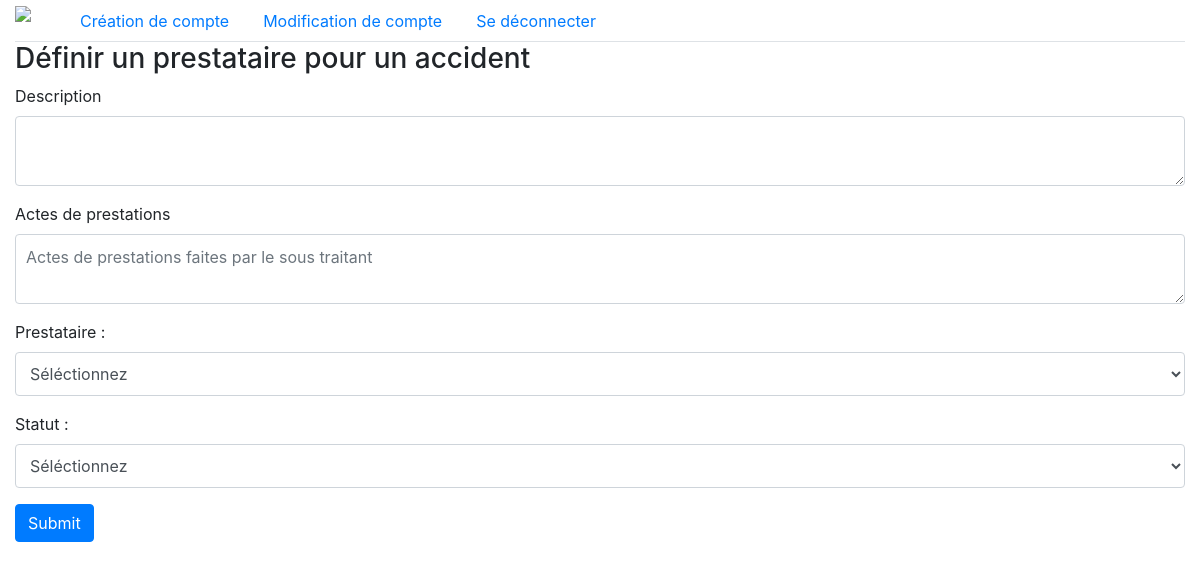
Before: /vues/accident.php?id=1 (signed in) with the older database file.
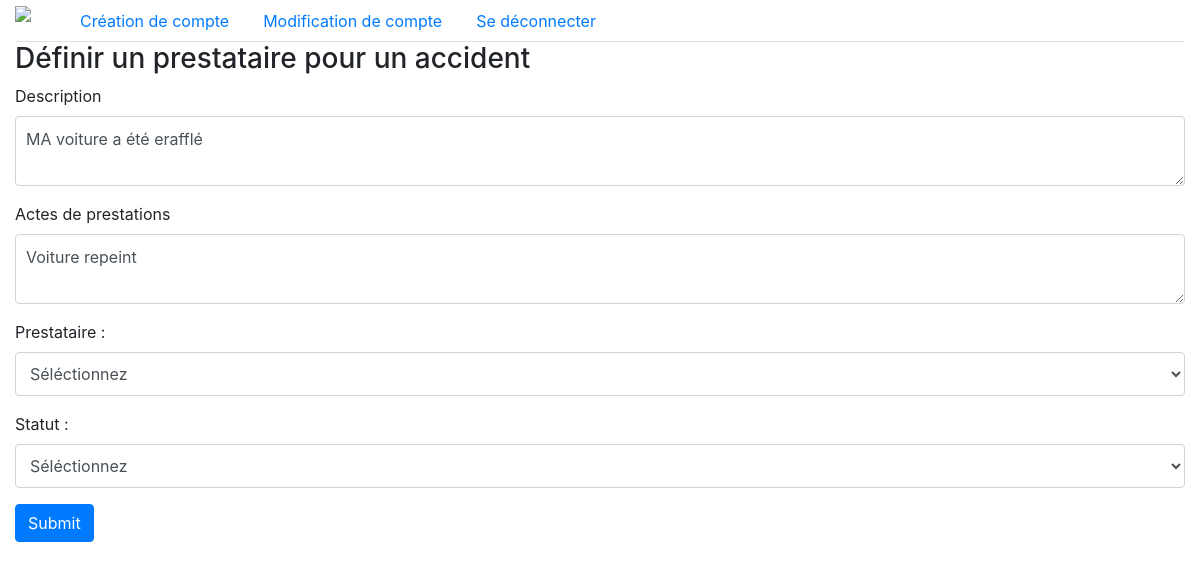
After: the same page with the newer database file.
### tables this page shows
CREATE TABLE `incident` (
  `id` int(11) NOT NULL,
  `id_bien` int(11) NOT NULL,
  `id_user` int(11) NOT NULL,
  `id_prestataire` int(11) DEFAULT NULL,
  `description` text NOT NULL,
  `acte_de_prestation` text,
  `id_status` int(11) NOT NULL
);

### vues/accident.php (the view, shortened to what this page needs)
<?php
require('../db/header.php');
require('../db/nav.php');
$user = $_SESSION['id'];
$id= $_GET['id'];
if($user == "1" ){
  $sql="SELECT * FROM contrat WHERE id_biens ='$id'";
  $req = $db->prepare($sql);
  $req->execute();
  $contrat = $req->fetchAll(PDO::FETCH_ASSOC);
  $id_user = $contrat[0]['id_user'];
  $id_assureur = $contrat[0]['id_assureur'];
  $id_bien = $contrat[0]['id_biens'];
  ?>
<div class="container-fluid">
  <h3> Déclarer un accident </h3>
  <form method="post" action="../controller/declarerIncident.php">
    <input name="user" type="hidden" value=<?php echo $id_user?>>
    <input name="bien" type="hidden" value=<?php echo $id_bien?>>
    <input name="assureur" type="hidden" value=<?php echo $id_assureur?>>
    <div class="form-group">
      <label for="exampleInputEmail1">Description</label>
      <textarea type="text" class="form-control" name="description" placeholder="Description de l'incident" required></textarea>
    </div>
    <label for="constat"> Joindre Constat à l'amiable:</label>
    <input type ="file" name="constat" id="constat"/>
    <br/>
    <a href ="constat-amiable-auto.pdf" target="_blank"> Télécharger le constat à l'amiable </a>
    <br/>
    <button type="submit" class="btn btn-primary">Submit</button>
  </form>
  <?php
}elseif($user == "2" ){
  $sql="SELECT * FROM bien,incident WHERE incident.id ='$id' AND incident.id_bien = bien.id ";
  $req = $db->prepare($sql);
  $req->execute();
  $contrat = $req->fetchAll(PDO::FETCH_ASSOC);
    $description = $contrat[0]['description'];
    $acte_prestation = $contrat[0]['acte_de_prestation'];
?>
<div class="container-fluid">
  <h3> Définir un prestataire pour un accident </h3>
  <form method="post" action="../controller/declarerIncident.php">
    <div class="form-group">
      <label for="exampleInputEmail1">Description</label>
      <textarea type="text" class="form-control" name="description" value=<?php echo $description?> placeholder="Description de l'incident" required><?php echo $description?> </textarea>
    </div>
    <div class="form-group">
      <label for="exampleInputEmail1">Actes de prestations</label>
      <textarea type="text" class="form-control" name="prestations_faites" placeholder="Actes de prestations faites par le sous traitant" required><?php echo $acte_prestation?></textarea>
    </div>
    <div class="form-group">
      <label>Prestataire :</label>
             <select name="prestataire" class="form-control" style="width: 100%;"required>
               <option selected value=''>S&#233;l&#233;ctionnez</option>
             </select>
    </div>
    <div class="form-group">
      <label>Statut :</label>
             <select name="status" class="form-control" style="width: 100%;"required>
               <option selected value=''>S&#233;l&#233;ctionnez</option>
             </select>
    </div>
    <button type="submit" class="btn btn-primary">Submit</button>
  </form>
</div>
<?php } else{
  header('Location: ../vues/index.php');
  exit();
}
require('../db/footer.php');
?>

### db/header.php (shortened to what this page needs)
<!DOCTYPE html>
<html lang="fr">
<head>
  <link href="../css/bootstrap.min.css" rel="stylesheet">
  <link href="../css/style.css" rel="stylesheet">
</head>

### db/nav.php (shortened to what this page needs)
<body>
  <?php
$user = $_SESSION['user'];
if($user == "1" ){
?>
  <div class="container-fluid">
    <nav>
      <ul class="nav nav-tabs">
        <li>
          <img class="navbar-brand" src="../img/axa.png" width=32vw href="#" />
        </li>
        <li class="nav-item">
          <a class="nav-link" href="../vues/update_compte_user.php">Modification de compte</a>
        </li>
        <li class="nav-item">
          <a class="nav-link active" href="../vues/home.php">Mes biens</a>
        </li>
        <li class="nav-item">
          <a class="nav-link" href="#">Contrats</a>
        </li>
        <li class="nav-item">
          <a class="nav-link" href="#">Se déconnecter</a>
        </li>
      </ul>
    </nav>
  </div>
  <?php
}elseif($user == "2" ){
  ?>
  <div class="container-fluid">
    <nav>
      <ul class="nav nav-tabs">
        <li>
          <img class="navbar-brand" src="../img/axa.png" width=32vw href="#" />
        </li>
        <li class="nav-item">
          <a class="nav-link" href="../vues/create_compte.php">Création de compte</a>
        </li>
        <li class="nav-item">
          <a class="nav-link" href="../vues/update_compte_user.php">Modification de compte</a>
        </li>
        <li class="nav-item">
          <a class="nav-link" href="#">Se déconnecter</a>
        </li>
      </ul>
    </nav>
  </div>
  <?php
}

### db/footer.php (shortened to what this page needs)
</body>
</html>

### css/style.css (style rules this page uses)
* { -webkit-box-sizing: border-box; -moz-box-sizing: border-box; box-sizing: border-box; outline: none; }

Changed rows visible on the page:
now on this page (row edited): incident: description "MA voiture a été erafflé", prestations_faites "Voiture repeint"
